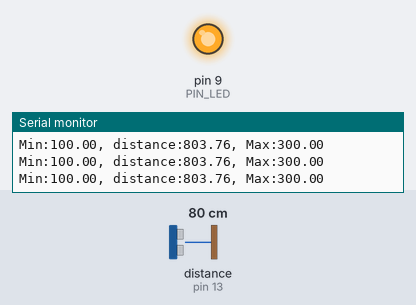
Simulated run of this sketch. Board: Arduino Uno, built with avr-gcc and run on an emulated ATmega328P. Parts: output pins drawn as LEDs (lit = HIGH), the last lines printed to the serial monitor. Wiring (inferred from the names in the program): ultrasonic range finder: trigger pin 12; echo pin 13. Inputs (shaded band) come from the test bench; at power-on: distance to the obstacle (sensor on pin 13) 80 cm. The echo pulse lasts 58.3 µs per cm; pins used as bus, display or sensor lines are not drawn.

Above: at 1.2 s.
1.3 s: distance to the obstacle (sensor on pin 13) set to 18 cm
At 1.8 s:
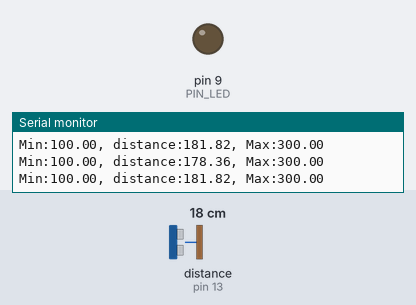
2.8 s: distance to the obstacle (sensor on pin 13) set to 2 cm
At 4.1 s:
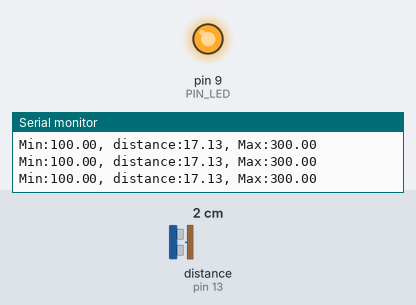
Timing chart, 0 to 5.8 s (numbered marks = the images above; inputs shaded):
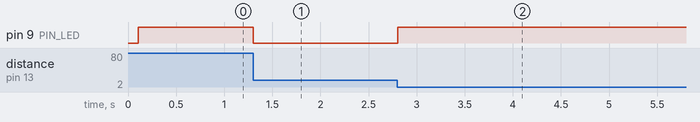

Measured:
- after the input at 1.3 s, pin 9 (PIN_LED): HIGH → LOW at once
- after the input at 2.8 s, pin 9 (PIN_LED): LOW → HIGH at once

The sketch:

08_example_2.ino
```cpp
// Arduino pin assignment
#define PIN_LED  9
#define PIN_TRIG 12   // sonar sensor TRIGGER
#define PIN_ECHO 13   // sonar sensor ECHO

// configurable parameters
#define SND_VEL 346.0     // sound velocity at 24 celsius degree (unit: m/sec)
#define INTERVAL 100      // sampling interval (unit: msec)
#define PULSE_DURATION 10 // ultra-sound Pulse Duration (unit: usec)
#define _DIST_MIN 100.0   // minimum distance to be measured (unit: mm)
#define _DIST_MAX 300.0   // maximum distance to be measured (unit: mm)

#define TIMEOUT ((INTERVAL / 2) * 1000.0) // maximum echo waiting time (unit: usec)
#define SCALE (0.001 * 0.5 * SND_VEL) // coefficent to convert duration to distance

unsigned long last_sampling_time;   // unit: msec

void setup() {
  // initialize GPIO pins
  pinMode(PIN_LED, OUTPUT);
  pinMode(PIN_TRIG, OUTPUT);  // sonar TRIGGER
  pinMode(PIN_ECHO, INPUT);   // sonar ECHO
  digitalWrite(PIN_TRIG, LOW);  // turn-off Sonar

  // initialize serial port
  Serial.begin(57600);
}

void loop() {
  float distance;

  // wait until next sampling time.
  if (millis() < (last_sampling_time + INTERVAL))
    return;

  distance = USS_measure(PIN_TRIG, PIN_ECHO); // read distance

  // LED brightness control based on distance
  int ledBrightness = 255; // Start with LED off (active low)

  if (distance < _DIST_MIN) {
    ledBrightness = 255; // LED off
  } else if (distance > _DIST_MAX) {
    ledBrightness = 255; // LED off
  } else if (distance <= 150) {
    ledBrightness = map(distance, _DIST_MIN, 150, 255, 0); // from 100mm to 150mm
  } else if (distance <= 250) {
    ledBrightness = 0; // 200mm에서 최대 밝기
  } else {
    ledBrightness = map(distance, 250, _DIST_MAX, 0, 255); // from 250mm to 300mm
  }

  analogWrite(PIN_LED, ledBrightness); // Control LED brightness

  // output the distance to the serial port
  Serial.print("Min:");        Serial.print(_DIST_MIN);
  Serial.print(", distance:"); Serial.print(distance);
  Serial.print(", Max:");      Serial.print(_DIST_MAX);
  Serial.println("");

  // do something here
  delay(50); // Assume that it takes 50ms to do something.

  // update last sampling time
  last_sampling_time += INTERVAL;
}

// get a distance reading from USS. return value is in millimeter.
float USS_measure(int TRIG, int ECHO)
{
  digitalWrite(TRIG, HIGH);
  delayMicroseconds(PULSE_DURATION);
  digitalWrite(TRIG, LOW);

  return pulseIn(ECHO, HIGH, TIMEOUT) * SCALE; // unit: mm
}
```
